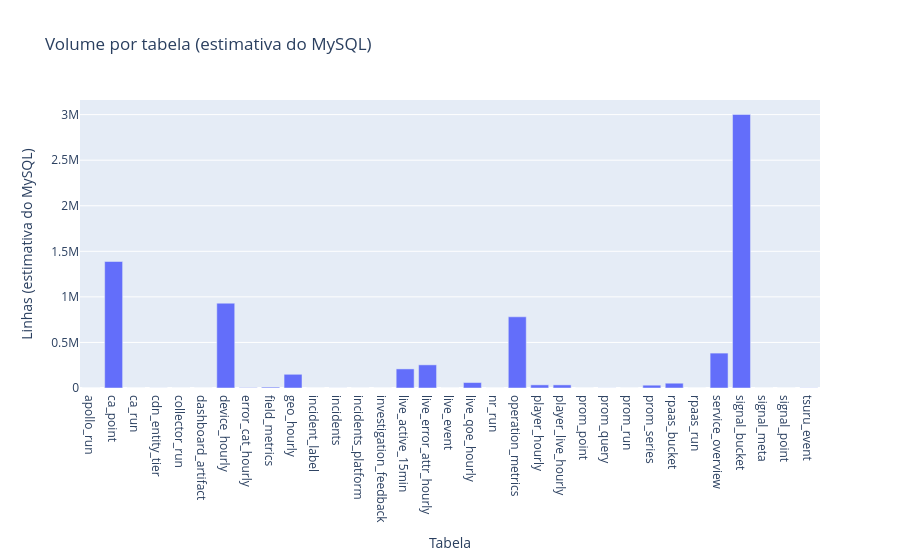

The cell this chart's notebook holds for it:
### Markdown cell above
## Volume por tabela

O gráfico está marcado como estimativa do MySQL. Contagens exatas não são computadas para tabelas grandes, para preservar o dump e evitar consultas caras. Em outras palavras: a altura da barra mostra o volume aproximado disponível no catálogo, não um `COUNT(*)` completo do banco inteiro.

### Code cell
volume_bar(table_catalog).show()

### Figure 1 — Plotly figure (JSON) as saved in the notebook; plotly's stock layout.template omitted (floating-point values rounded to 4 significant figures)
{"data": [{"name": "volume", "type": "bar", "x": ["apollo_run", "ca_point", "ca_run", "cdn_entity_tier", "collector_run", "dashboard_artifact", "device_hourly", "error_cat_hourly", "field_metrics", "geo_hourly", "incident_label", "incidents", "incidents_platform", "investigation_feedback", "live_active_15min", "live_error_attr_hourly", "live_event", "live_qoe_hourly", "nr_run", "operation_metrics", "player_hourly", "player_live_hourly", "prom_point", "prom_query", "prom_run", "prom_series", "rpaas_bucket", "rpaas_run", "service_overview", "signal_bucket", "signal_meta", "signal_point", "tsuru_event"], "y": [0, 1388098, 0, 592, 0, 28, 930667, 3599, 9822, 150402, 20, 501, 282, 0, 209493, 254016, 24, 59791, 0, 781354, 34444, 34157, 0, 916, 0, 30857, 52560, 0, 382939, 3002390, 13, 0, 1903]}], "layout": {"title": {"text": "Volume por tabela (estimativa do MySQL)"}, "xaxis": {"title": {"text": "Tabela"}}, "yaxis": {"title": {"text": "Linhas (estimativa do MySQL)"}}}}
